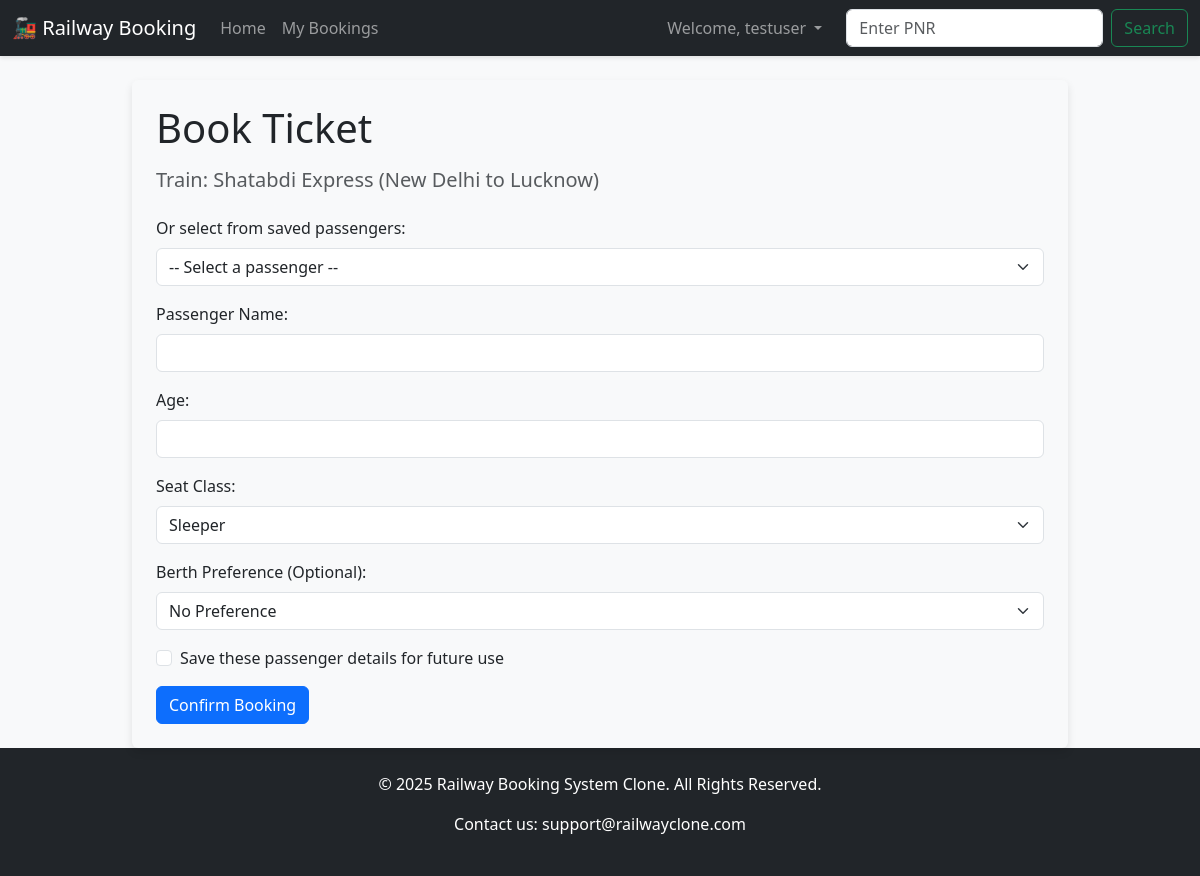
Page /book/1 (signed in) on the committed database.
### app.py (models this page shows)
class Train(db.Model):
    id = db.Column(db.Integer, primary_key=True)
    train_name = db.Column(db.String(100), nullable=False)
    source = db.Column(db.String(100), nullable=False)
    destination = db.Column(db.String(100), nullable=False)
    departure_time = db.Column(db.String(10), nullable=False) # e.g., '06:15'
    total_seats = db.Column(db.Integer, nullable=False)
    bookings = db.relationship('Booking', backref='train', lazy=True)

### app.py (the view)
@app.route('/book/<int:train_id>')
def book(train_id):
    if not session.get('logged_in'):
        flash('You must be logged in to book a ticket.', 'danger')
        return redirect(url_for('login'))
    train_to_book = Train.query.get_or_404(train_id)
    confirmed_count = Booking.query.filter_by(train_id=train_id, status='Confirmed').count()
    rac_count = Booking.query.filter_by(train_id=train_id, status='RAC').count()
    total_confirmed_rac = confirmed_count + rac_count
    rac_limit = train_to_book.total_seats + (train_to_book.total_seats // 10)
    if total_confirmed_rac >= rac_limit:
        waitlist_count = Booking.query.filter_by(train_id=train_id, status='Waitlisted').count()
        if waitlist_count >= train_to_book.total_seats * 0.1:
            flash('Sorry, this train is fully waitlisted.', 'danger')
            return redirect(url_for('index'))
    user_id = session['user_id']
    saved_passengers = Passenger.query.filter_by(user_id=user_id).all()
    return render_template('booking_form.html', train=train_to_book, saved_passengers=saved_passengers)

### templates/booking_form.html (shortened to what this page needs)
{% extends 'base.html' %}
{% block content %}
<div class="card bg-light p-4">
  <h1 class="display-6 mb-3">Book Ticket</h1>
  <h5 class="mb-4 text-muted">Train: {{ train.train_name }} ({{ train.source }} to {{ train.destination }})</h5>
  <form id="bookingForm" action="{{ url_for('submit_booking') }}" method="post">
    {% if saved_passengers %}
    <div class="mb-3">
      <label for="saved_passenger" class="form-label">Or select from saved passengers:</label>
      <select class="form-select" id="saved_passenger">
        <option value="">-- Select a passenger --</option>
      </select>
    </div>
    {% endif %}
    <div class="mb-3">
      <label for="passenger_name" class="form-label">Passenger Name:</label>
      <input type="text" class="form-control" id="passenger_name" name="passenger_name" required>
    </div>
    <div class="mb-3">
      <label for="passenger_age" class="form-label">Age:</label>
      <input type="number" class="form-control" id="passenger_age" name="passenger_age" min="1" required>
    </div>
    <div class="mb-3">
      <label for="seat_class" class="form-label">Seat Class:</label>
      <select class="form-select" id="seat_class" name="seat_class">
        <option value="Sleeper">Sleeper</option>
      </select>
    </div>
    <div class="mb-3">
      <label for="berth_preference" class="form-label">Berth Preference (Optional):</label>
      <select class="form-select" id="berth_preference" name="berth_preference">
        <option value="">No Preference</option>
      </select>
    </div>
    <div class="form-check mb-3">
      <input class="form-check-input" type="checkbox" name="save_passenger" id="save_passenger">
      <label class="form-check-label" for="save_passenger">
        Save these passenger details for future use
      </label>
    </div>
    <button type="submit" class="btn btn-primary">Confirm Booking</button>
  </form>
</div>
{% endblock %}

### static/css/style.css (style rules this page uses)
body { background-color: #f8f9fa; }
.card { border: none; box-shadow: 0 4px 8px rgba(0,0,0,.1); }

### rows in the picture
Train: train_name "Shatabdi Express", source "New Delhi", destination "Lucknow"

### other values in the picture
{{ session.username }} "testuser"
